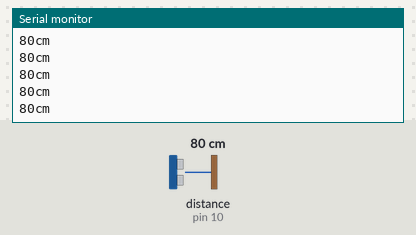
Bench run of a sketch on a simulated Arduino Uno, built with avr-gcc and run on an emulated ATmega328P. Parts: the last lines printed to the serial monitor. The inputs (shaded band) are chosen by the test bench; at power-on: distance to the obstacle (sensor on pin 10) 80 cm. The echo pulse lasts 58.3 µs per cm.

Above: at 2.2 s.
2.3 s: distance to the obstacle (sensor on pin 10) set to 2 cm
At 2.45 s:
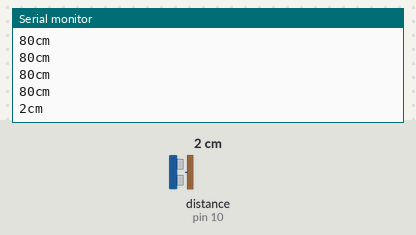
3.8 s: distance to the obstacle (sensor on pin 10) set to 4 cm
At 3.83 s:
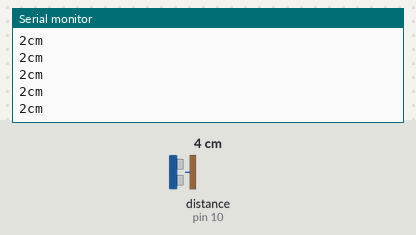
Timing chart, 0 to 6.8 s (numbered marks = the images above; inputs shaded):
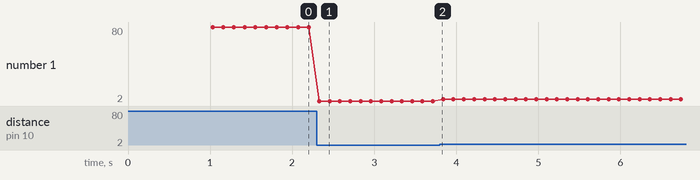

The sketch:

ultrasonic-test.ino
```cpp
//This code came with the robot kit


#include "SR04.h"
#define TRIG_PIN 10
#define ECHO_PIN 11
SR04 sr04 = SR04(ECHO_PIN,TRIG_PIN);
long a;

void setup() {
   Serial.begin(9600);
   delay(1000);
}

void loop() {
   a=sr04.Distance();
   Serial.print(a);
   Serial.println("cm");
   delay(100);
}
```

Measured:
- after the input at 2.3 s, the serial monitor: prints a new line at once (image 1)
- plotted number 1: 80 → 2 after the input at 2.3 s, 2 → 4 after the input at 3.8 s
